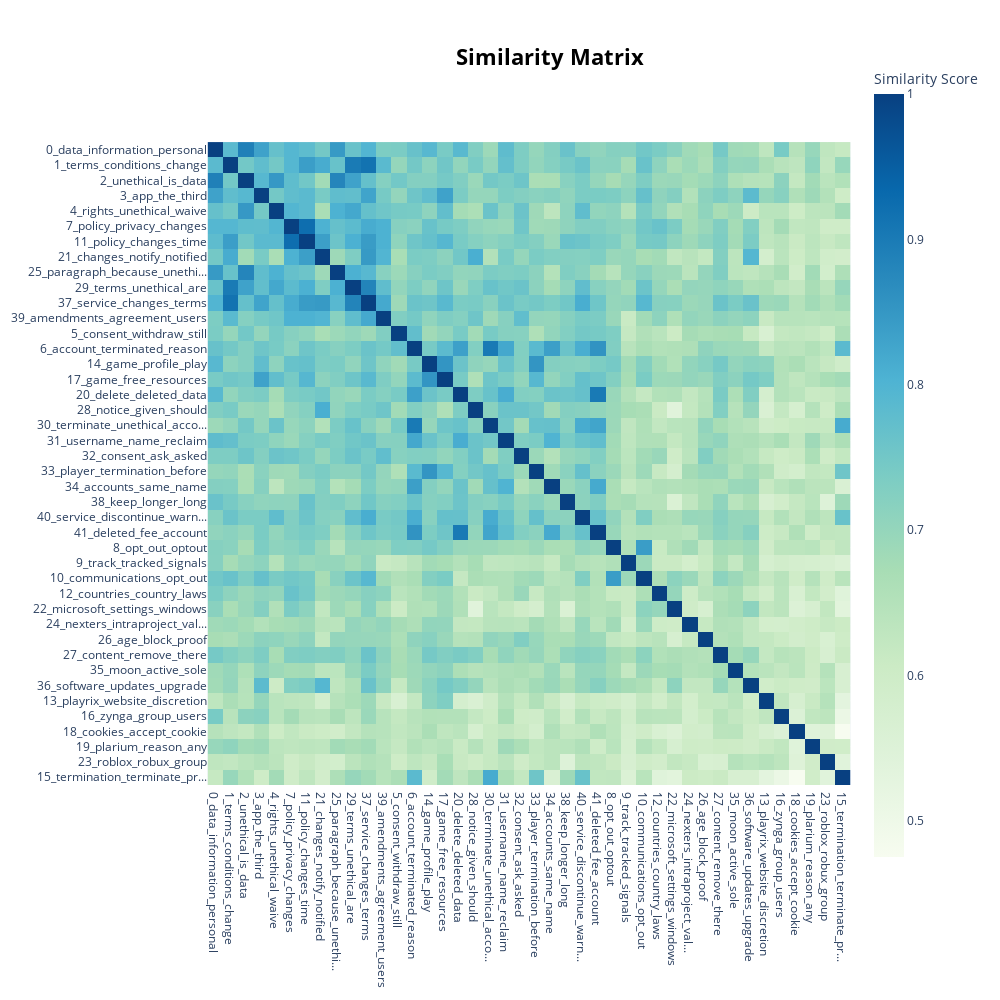

The notebook cell saved with this chart:
### Code cell
model.visualize_heatmap(n_clusters=5, width=1000, height=1000)

### Figure 1 — Plotly figure (JSON) as saved in the notebook; plotly's stock layout.template omitted (floating-point values rounded to 4 significant figures; data arrays with more than 128 entries replaced by an {"elided": "..."} marker saying what was removed)
{"data": [{"coloraxis": "coloraxis", "name": "0", "x": ["0_data_information_personal", "1_terms_conditions_change", "2_unethical_is_data", "3_app_the_third", "4_rights_unethical_waive", "7_policy_privacy_changes", "11_policy_changes_time", "21_changes_notify_notified", "25_paragraph_because_unethi...", "29_terms_unethical_are", "37_service_changes_terms", "39_amendments_agreement_users", "5_consent_withdraw_still", "6_account_terminated_reason", "14_game_profile_play", "17_game_free_resources", "20_delete_deleted_data", "28_notice_given_should", "30_terminate_unethical_acco...", "31_username_name_reclaim", "32_consent_ask_asked", "33_player_termination_before", "34_accounts_same_name", "38_keep_longer_long", "40_service_discontinue_warn...", "41_deleted_fee_account", "8_opt_out_optout", "9_track_tracked_signals", "10_communications_opt_out", "12_countries_country_laws", "22_microsoft_settings_windows", "24_nexters_intraproject_val...", "26_age_block_proof", "27_content_remove_there", "35_moon_active_sole", "36_software_updates_upgrade", "13_playrix_website_discretion", "16_zynga_group_users", "18_cookies_accept_cookie", "19_plarium_reason_any", "23_roblox_robux_group", "15_termination_terminate_pr..."], "y": ["0_data_information_personal", "1_terms_conditions_change", "2_unethical_is_data", "3_app_the_third", "4_rights_unethical_waive", "7_policy_privacy_changes", "11_policy_changes_time", "21_changes_notify_notified", "25_paragraph_because_unethi...", "29_terms_unethical_are", "37_service_changes_terms", "39_amendments_agreement_users", "5_consent_withdraw_still", "6_account_terminated_reason", "14_game_profile_play", "17_game_free_resources", "20_delete_deleted_data", "28_notice_given_should", "30_terminate_unethical_acco...", "31_username_name_reclaim", "32_consent_ask_asked", "33_player_termination_before", "34_accounts_same_name", "38_keep_longer_long", "40_service_discontinue_warn...", "41_deleted_fee_account", "8_opt_out_optout", "9_track_tracked_signals", "10_communications_opt_out", "12_countries_country_laws", "22_microsoft_settings_windows", "24_nexters_intraproject_val...", "26_age_block_proof", "27_content_remove_there", "35_moon_active_sole", "36_software_updates_upgrade", "13_playrix_website_discretion", "16_zynga_group_users", "18_cookies_accept_cookie", "19_plarium_reason_any", "23_roblox_robux_group", "15_termination_terminate_pr..."], "z": {"elided": "42x42 float values"}, "type": "heatmap", "xaxis": "x", "yaxis": "y", "hovertemplate": "x: %{x}<br>y: %{y}<br>Similarity Score: %{z}<extra></extra>"}], "layout": {"xaxis": {"anchor": "y", "domain": [0.0, 1.0], "scaleanchor": "y", "constrain": "domain"}, "yaxis": {"anchor": "x", "domain": [0.0, 1.0], "autorange": "reversed", "constrain": "domain"}, "coloraxis": {"colorbar": {"title": {"text": "Similarity Score"}}, "colorscale": [[0.0, "rgb(247,252,240)"], [0.125, "rgb(224,243,219)"], [0.25, "rgb(204,235,197)"], [0.375, "rgb(168,221,181)"], [0.5, "rgb(123,204,196)"], [0.625, "rgb(78,179,211)"], [0.75, "rgb(43,140,190)"], [0.875, "rgb(8,104,172)"], [1.0, "rgb(8,64,129)"]]}, "margin": {"t": 60}, "title": {"font": {"size": 22, "color": "Black"}, "text": "<b>Similarity Matrix", "y": 0.95, "x": 0.55, "xanchor": "center", "yanchor": "top"}, "hoverlabel": {"font": {"size": 16, "family": "Rockwell"}, "bgcolor": "white"}, "width": 1000, "height": 1000, "showlegend": true, "legend": {"title": {"text": "Trend"}}}}
